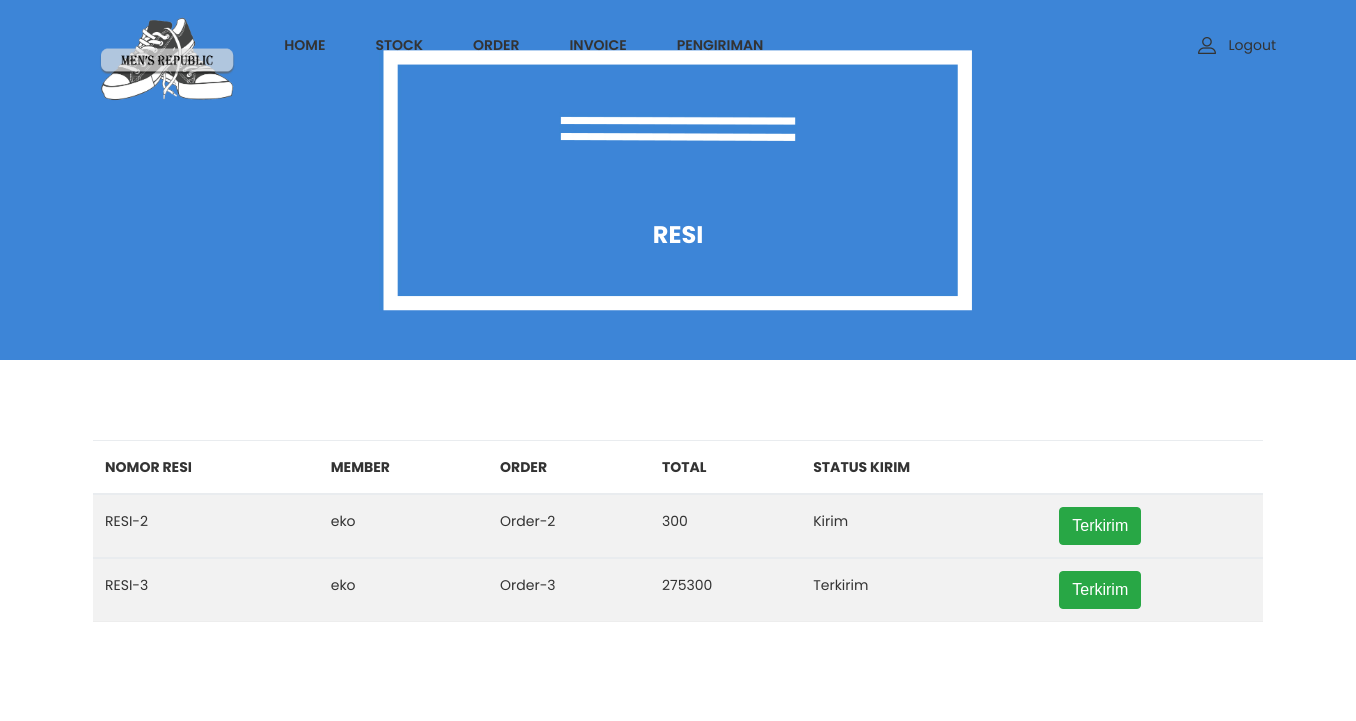
Before: /admin/admin_page.php?page=list_pengiriman with the older database file.
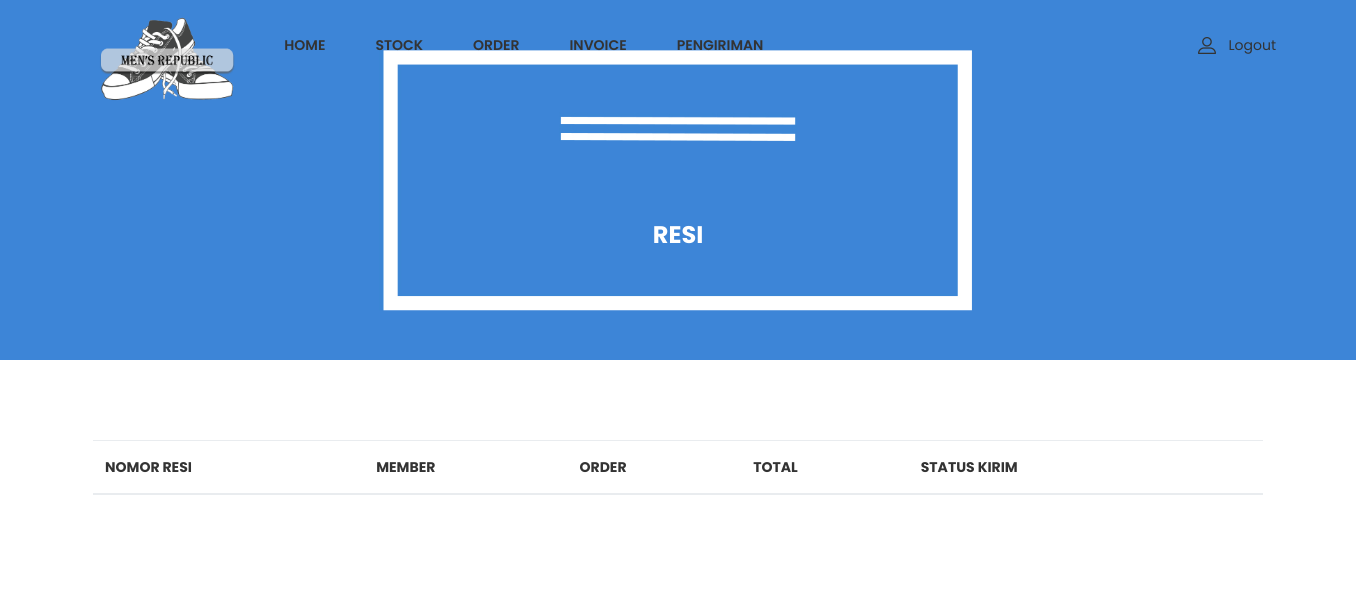
After: the same page with the newer database file.
### tables this page shows
CREATE TABLE `resi` (
  `id_resi` int(11) NOT NULL,
  `nomor_resi` varchar(25) DEFAULT NULL,
  `id_member` int(11) DEFAULT NULL,
  `id_status_kirim` int(11) DEFAULT NULL,
  `id_status_trans` int(11) DEFAULT NULL,
  `id_order` int(11) NOT NULL,
  `total_harga` float DEFAULT NULL,
  `tanggal_trans` date DEFAULT NULL
);

CREATE TABLE `member` (
  `id_member` int(11) NOT NULL,
  `nama` varchar(100) DEFAULT NULL,
  `member_active` tinyint(1) DEFAULT NULL,
  `alamat` varchar(100) DEFAULT NULL,
  `email` varchar(100) DEFAULT NULL,
  `tanggal_lahir` date DEFAULT NULL
);

CREATE TABLE `order_list` (
  `id_order` int(11) NOT NULL,
  `order_num` varchar(25) DEFAULT NULL,
  `deskripsi` text DEFAULT NULL,
  `id_member` int(11) DEFAULT NULL,
  `id_status_order` int(11) DEFAULT NULL,
  `tanggal_order` date DEFAULT NULL,
  `tanggal_kirim` date DEFAULT NULL,
  `total_harga` float DEFAULT NULL
);

CREATE TABLE `status_kirim` (
  `id_status_kirim` int(11) NOT NULL,
  `nama_status_kirim` varchar(50) DEFAULT NULL
);

### admin/list_pengiriman.php (the view, shortened to what this page needs)
<div class="ht__bradcaump__area bg-image--6">
    <div class="container">
        <div class="row">
            <div class="col-lg-12">
                <div class="bradcaump__inner text-center">
                    <h2 class="bradcaump-title">Resi</h2>
                </div>
            </div>
        </div>
    </div>
</div>
<section class="my_account_area pt--80 pb--55 bg--white">
    <div class="container">
        <div class="card-body table-responsive p-0">
            <table class="table table-hover table-striped table-valign-middle">
                <thead>
                    <tr>
                        <th>Nomor Resi</th>
                        <th>Member</th>
                        <th>Order</th>
                        <th>Total</th>
                        <th>Status Kirim</th>
                        <th></th>
                    </tr>
                </thead>
                <?php
                include '../func/koneksi.php';
                $data = mysqli_query($koneksi, "select * from resi INNER JOIN member ON resi.id_member=member.id_member INNER JOIN order_list ON resi.id_order=order_list.id_order INNER JOIN status_kirim ON resi.id_status_kirim=status_kirim.id_status_kirim");
                while($d = mysqli_fetch_array($data)){
            ?>
                <tbody>
                    <tr>
                        <td><?php echo $d['nomor_resi'] ?></td>
                        <td><?php echo $d['nama'] ?></td>
                        <td><?php echo $d['order_num'] ?></td>
                        <td><?php echo $d['total_harga'] ?></td>
                        <td><?php echo $d['nama_status_kirim'] ?></td>
                        <td>
                            <form method="POST" action="../func/update_send_resi.php">
                                <button class="btn btn-success" type="submit" title="Add to Cart">Terkirim</button>
                            </form>
                        </td>
                    </tr>
                </tbody>
                <?php
                }
            ?>
            </table>
        </div>
    </div>
</section>

Changed rows visible on the page:
removed resi: nomor_resi "RESI-2", id_member.nama "eko", id_order.order_num "Order-2", id_order.total_harga "300", id_status_kirim.nama_status_kirim "Kirim"
removed resi: nomor_resi "RESI-3", id_member.nama "eko", id_order.order_num "Order-3", id_order.total_harga "275300", id_status_kirim.nama_status_kirim "Terkirim"
